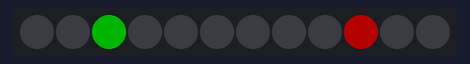
A sketch run on a simulated Arduino Uno, built with avr-gcc and run on an emulated ATmega328P. Shown: 12 RGB LEDs in strip order, left to right. Dim RGB values are drawn brighter than linear; random numbers use the default seed unless the sketch sets one.

Above: at 0.1 s.
At 4.1 s:
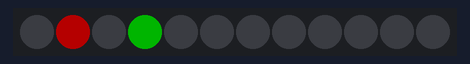
At 8.1 s:
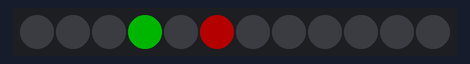
At 16.1 s:
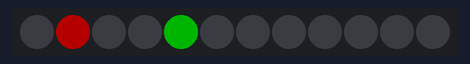
At 24.1 s:
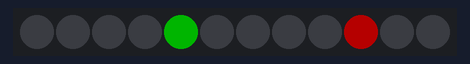
At 32.1 s:
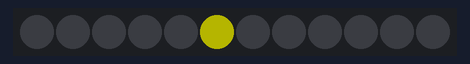

The sketch:

clockish.ino
```cpp
// (licence header left out)
//------------------------------------------------------------------------------
// constants
//------------------------------------------------------------------------------
// Serial communication bitrate
const long BAUD        = 57600;
// Maximum length of serial input message.
const int MAX_BUF      = 64;

const long ONE_DAY     = 24 * 60 * 60 * 1000;

//------------------------------------------------------------------------------
// includes
//------------------------------------------------------------------------------
#include <Adafruit_NeoPixel.h>


//------------------------------------------------------------------------------
// globals
//------------------------------------------------------------------------------
// Parameter 1 = number of pixels in strip
// Parameter 2 = pin number (most are valid)
// Parameter 3 = pixel type flags, add together as needed:
//   NEO_RGB     Pixels are wired for RGB bitstream
//   NEO_GRB     Pixels are wired for GRB bitstream
//   NEO_KHZ400  400 KHz bitstream (e.g. FLORA pixels)
//   NEO_KHZ800  800 KHz bitstream (e.g. High Density LED strip)
Adafruit_NeoPixel strip = Adafruit_NeoPixel(12, 6, NEO_GRB + NEO_KHZ800);

char buffer[MAX_BUF];
int sofar;

long start_seconds;
long start_time;

//------------------------------------------------------------------------------
// methods
//------------------------------------------------------------------------------


void setup() {
  // open communications
  Serial.begin(BAUD);

  // start the strip
  strip.begin();
  strip.show(); // Initialize all pixels to 'off'
  // start at a random time
  int h = rand() % 24;  // hour
  int m =rand() % 60;  // minute
  int s =rand() % 60;  // second
  start_seconds = h*60*60 + m*60 + s;
  start_time=millis();
  strip.setBrightness(64);
}


void loop() {
  // get the time since the reference point
  long elapsed_seconds = ( millis() - start_time ) / 1000;
  long seconds_now = start_seconds + elapsed_seconds;
  // get the seconds, minutes, and hours.
  int s = seconds_now % 12;
  seconds_now /= 12;
  int m = seconds_now % 12;
  seconds_now /= 12;
  int h = seconds_now % 24;

  // make sure the elapsed_seconds doesn't overflow.
  if( elapsed_seconds > ONE_DAY ) {
    // more than a day?
    start_time -= ONE_DAY;
  }

  // display the clock
  int a,b,c;
  for(uint16_t i=0; i<strip.numPixels(); i++) {
    a = ( i == s ? 255 : 0 );
    b = ( i == m ? 255 : 0 );
    c = ( floor((float)i/2.5) == h ? 255 : 0 );
    if( a==0 && b==0 && c==0 ) {
      if( (i%5)==0) a=b=c=(strip.numPixels()/24)*(i/5);
    }
    // this way we combine the colors when they overlap.
    strip.setPixelColor(i, strip.Color(a, b, c));
  }
  strip.show();
  delay(10);
}


/**
 * listen for instructions coming from the serial connection.
 * See: http://www.marginallyclever.com/2011/10/controlling-your-arduino-through-the-serial-monitor/
 */
void listenToSerial() {
  while(Serial.available() > 0) {
    buffer[sofar++]=Serial.read();
    if(buffer[sofar-1]==';') break;  // in case there are multiple instructions
  }

  // if we hit a semi-colon, assume end of instruction.
  if(sofar>0 && buffer[sofar-1]==';') {
    buffer[sofar]=0;

    // echo confirmation
    Serial.println(buffer);

    // do something with the command
    processCommand();

    // reset the buffer
    sofar=0;
  }
}


void processCommand() {
  char *ptr=buffer;
  int time[3];
  int n=0;
  while(ptr && ptr<buffer+sofar && n<3) {
    ptr=strchr(ptr,' ')+1;
    time[n]=atoi(ptr);
  }
  start_seconds = time[0]*60*60 + time[1]*60 + time[2];
  start_time = millis();
}

/**
* This file is part of Neopixel_clock.
*
* Neopixel_clock is free software: you can redistribute it and/or modify
* it under the terms of the GNU General Public License as published by
* the Free Software Foundation, either version 3 of the License, or
* (at your option) any later version.
*
* Neopixel_clock is distributed in the hope that it will be useful,
* but WITHOUT ANY WARRANTY; without even the implied warranty of
* MERCHANTABILITY or FITNESS FOR A PARTICULAR PURPOSE. See the
* GNU General Public License for more details.
*
* You should have received a copy of the GNU General Public License
* along with Neopixel_clock. If not, see <http://www.gnu.org/licenses/>.
*/
```

Measured:
- what the display in image 1 shows lasts 1.0 s, from 4.0 s to 5.0 s
